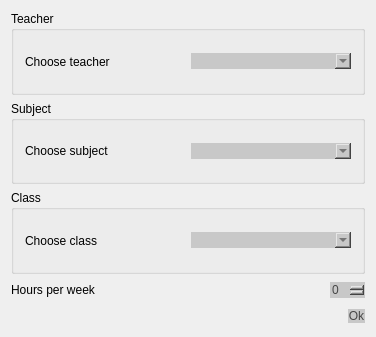
<?xml version="1.0" encoding="UTF-8"?>
<ui version="4.0">
 <class>LessonDialog</class>
 <widget class="QDialog" name="LessonDialog">
  <property name="geometry">
   <rect>
    <x>0</x>
    <y>0</y>
    <width>376</width>
    <height>337</height>
   </rect>
  </property>
  <property name="windowTitle">
   <string>LessonDialog</string>
  </property>
  <layout class="QVBoxLayout" name="verticalLayout">
   <item>
    <widget class="QGroupBox" name="groupBox_2">
     <property name="title">
      <string>Teacher</string>
     </property>
     <layout class="QHBoxLayout" name="horizontalLayout_2">
      <item>
       <widget class="QLabel" name="label_2">
        <property name="text">
         <string>Choose teacher</string>
        </property>
       </widget>
      </item>
      <item>
       <widget class="QComboBox" name="mTeacher">
        <property name="styleSheet">
         <string notr="true">QComboBox{
	font: 75 11pt &quot;Times New Roman&quot;;
	color: rgb(70, 70, 70);
	background-color: rgb(200, 200, 200);
	border: 0px solid;
}

QComboBox:hover {
	background-color: rgb(231, 231, 231);
}</string>
        </property>
       </widget>
      </item>
     </layout>
    </widget>
   </item>
   <item>
    <widget class="QGroupBox" name="groupBox">
     <property name="title">
      <string>Subject</string>
     </property>
     <layout class="QHBoxLayout" name="horizontalLayout_3">
      <item>
       <widget class="QLabel" name="label">
        <property name="text">
         <string>Choose subject</string>
        </property>
       </widget>
      </item>
      <item>
       <widget class="QComboBox" name="mSubject">
        <property name="styleSheet">
         <string notr="true">QComboBox{
	font: 75 11pt &quot;Times New Roman&quot;;
	color: rgb(70, 70, 70);
	background-color: rgb(200, 200, 200);
	border: 0px solid;
}

QComboBox:hover {
	background-color: rgb(231, 231, 231);
}</string>
        </property>
       </widget>
      </item>
     </layout>
    </widget>
   </item>
   <item>
    <widget class="QGroupBox" name="groupBox_3">
     <property name="title">
      <string>Class</string>
     </property>
     <layout class="QHBoxLayout" name="horizontalLayout_5">
      <item>
       <layout class="QHBoxLayout" name="horizontalLayout_4">
        <item>
         <widget class="QLabel" name="label_5">
          <property name="text">
           <string>Choose class</string>
          </property>
         </widget>
        </item>
        <item>
         <widget class="QComboBox" name="mClasses">
          <property name="styleSheet">
           <string notr="true">QComboBox{
	font: 75 11pt &quot;Times New Roman&quot;;
	color: rgb(70, 70, 70);
	background-color: rgb(200, 200, 200);
	border: 0px solid;
}

QComboBox:hover {
	background-color: rgb(231, 231, 231);
}</string>
          </property>
          <property name="modelColumn">
           <number>0</number>
          </property>
         </widget>
        </item>
       </layout>
      </item>
     </layout>
    </widget>
   </item>
   <item>
    <layout class="QHBoxLayout" name="horizontalLayout">
     <item>
      <widget class="QLabel" name="label_3">
       <property name="text">
        <string>Hours per week</string>
       </property>
      </widget>
     </item>
     <item>
      <spacer name="horizontalSpacer_3">
       <property name="orientation">
        <enum>Qt::Horizontal</enum>
       </property>
       <property name="sizeHint" stdset="0">
        <size>
         <width>40</width>
         <height>20</height>
        </size>
       </property>
      </spacer>
     </item>
     <item>
      <widget class="QSpinBox" name="mHoursPerWeek">
       <property name="styleSheet">
        <string notr="true">QSpinBox{
	font: 75 11pt &quot;Times New Roman&quot;;
	color: rgb(70, 70, 70);
	background-color: rgb(200, 200, 200);
	border: 0px solid;
}

QSpinBox:hover {
	background-color: rgb(231, 231, 231);
}</string>
       </property>
      </widget>
     </item>
    </layout>
   </item>
   <item>
    <layout class="QHBoxLayout" name="horizontalLayout_6">
     <item>
      <spacer name="horizontalSpacer">
       <property name="orientation">
        <enum>Qt::Horizontal</enum>
       </property>
       <property name="sizeHint" stdset="0">
        <size>
         <width>40</width>
         <height>20</height>
        </size>
       </property>
      </spacer>
     </item>
     <item>
      <widget class="QPushButton" name="Ok">
       <property name="styleSheet">
        <string notr="true">QPushButton{
	font: 75 11pt &quot;Times New Roman&quot;;
	color: rgb(70, 70, 70);
	background-color: rgb(200, 200, 200);
	border: 0px solid;
}

QPushButton:hover {
	background-color: rgb(231, 231, 231);
}</string>
       </property>
       <property name="text">
        <string>Ok</string>
       </property>
      </widget>
     </item>
    </layout>
   </item>
  </layout>
 </widget>
 <layoutdefault spacing="6" margin="11"/>
 <resources/>
 <connections>
  <connection>
   <sender>Ok</sender>
   <signal>clicked()</signal>
   <receiver>LessonDialog</receiver>
   <slot>accept()</slot>
   <hints>
    <hint type="sourcelabel">
     <x>177</x>
     <y>318</y>
    </hint>
    <hint type="destinationlabel">
     <x>297</x>
     <y>332</y>
    </hint>
   </hints>
  </connection>
 </connections>
</ui>
